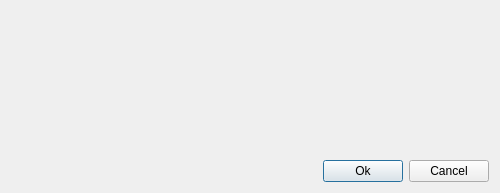
<?xml version="1.0" encoding="UTF-8"?>
<ui version="4.0">
 <class>frmSelectEncoding</class>
 <widget class="QDialog" name="frmSelectEncoding">
  <property name="windowModality">
   <enum>Qt::WindowModal</enum>
  </property>
  <property name="geometry">
   <rect>
    <x>0</x>
    <y>0</y>
    <width>500</width>
    <height>193</height>
   </rect>
  </property>
  <property name="minimumSize">
   <size>
    <width>500</width>
    <height>0</height>
   </size>
  </property>
  <property name="windowTitle">
   <string>Select Encoding</string>
  </property>
  <layout class="QVBoxLayout" name="verticalLayout">
   <item>
    <widget class="frSelectEncoding" name="SelectEncoding" native="true">
     <property name="sizePolicy">
      <sizepolicy hsizetype="Preferred" vsizetype="Expanding">
       <horstretch>0</horstretch>
       <verstretch>0</verstretch>
      </sizepolicy>
     </property>
     <property name="minimumSize">
      <size>
       <width>480</width>
       <height>0</height>
      </size>
     </property>
    </widget>
   </item>
   <item>
    <layout class="QHBoxLayout" name="horizontalLayout">
     <property name="spacing">
      <number>6</number>
     </property>
     <item>
      <spacer name="horizontalSpacer">
       <property name="orientation">
        <enum>Qt::Horizontal</enum>
       </property>
       <property name="sizeHint" stdset="0">
        <size>
         <width>40</width>
         <height>20</height>
        </size>
       </property>
      </spacer>
     </item>
     <item>
      <widget class="QPushButton" name="btnOK">
       <property name="text">
        <string>Ok</string>
       </property>
      </widget>
     </item>
     <item>
      <widget class="QPushButton" name="btnCancel">
       <property name="text">
        <string>Cancel</string>
       </property>
      </widget>
     </item>
    </layout>
   </item>
  </layout>
 </widget>
 <customwidgets>
  <customwidget>
   <class>frSelectEncoding</class>
   <extends>QWidget</extends>
   <header>frSelectEncoding.h</header>
   <container>1</container>
  </customwidget>
 </customwidgets>
 <resources/>
 <connections>
  <connection>
   <sender>btnCancel</sender>
   <signal>clicked()</signal>
   <receiver>frmSelectEncoding</receiver>
   <slot>reject()</slot>
   <hints>
    <hint type="sourcelabel">
     <x>420</x>
     <y>170</y>
    </hint>
    <hint type="destinationlabel">
     <x>234</x>
     <y>96</y>
    </hint>
   </hints>
  </connection>
  <connection>
   <sender>btnOK</sender>
   <signal>clicked()</signal>
   <receiver>frmSelectEncoding</receiver>
   <slot>accept()</slot>
   <hints>
    <hint type="sourcelabel">
     <x>337</x>
     <y>170</y>
    </hint>
    <hint type="destinationlabel">
     <x>234</x>
     <y>96</y>
    </hint>
   </hints>
  </connection>
 </connections>
</ui>
